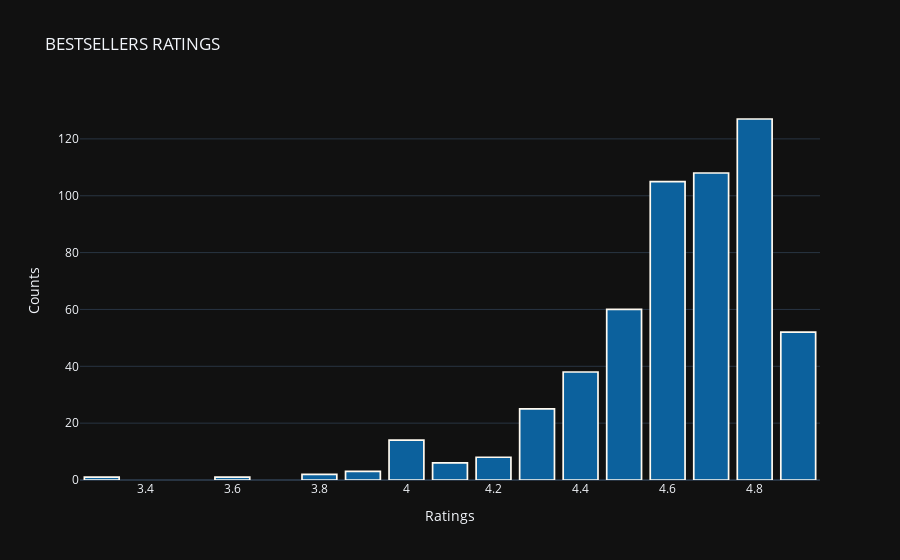
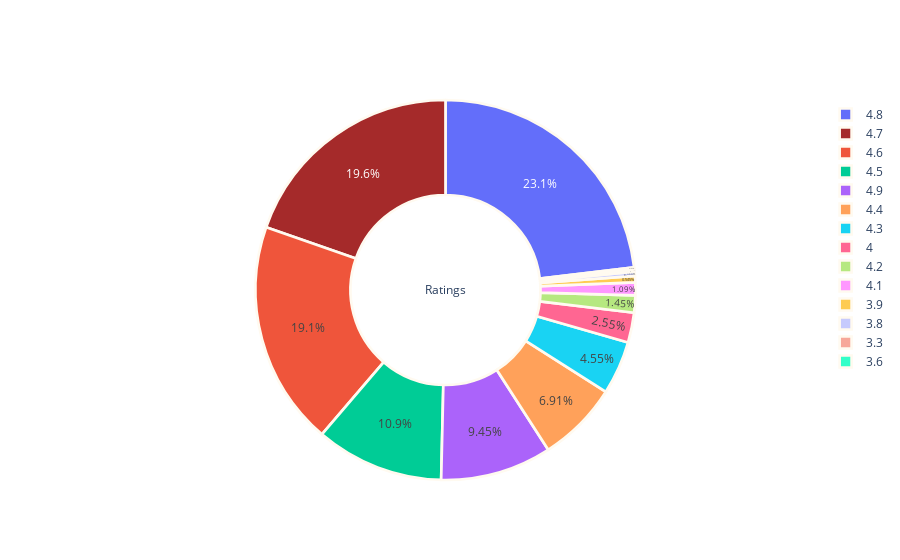

The cell these charts' notebook holds for them, in order:
### Markdown cell above
# BestSellers Ratings

### Code cell
user_ratings = data["User Rating"].value_counts().reset_index()
user_ratings

trace = go.Bar(
                x = user_ratings["index"],
                y = user_ratings["User Rating"],
                marker = dict(color = "#0C619D",
                        line= dict(color = "#FFFAF0" , width =1.7)))
chart_layout = go.Layout(template = "plotly_dark", title = "BESTSELLERS RATINGS", xaxis =dict(title = "Ratings") , yaxis = dict(title = "Counts"))

fig = go.Figure(data = [trace] , layout = chart_layout)
fig.show()


def pie_plot(cnt_srs,colors, title):
    labels=cnt_srs.index
    values=cnt_srs.values
    trace = go.Pie(labels=labels, 
                   values=values, 
                   title=title, 
                   hoverinfo='percent+value+label', 
                   textinfo='percent',
                   textposition='inside',
                   hole=0.5,
                   showlegend=True,
                   marker=dict(colors=colors,
                               line=dict(color='#FFFAF0',
                                         width=2.7),
                              )
                  )
    return trace
print ("**MOST OF THE RATINGS ARE IN THE RANGE OF 4.6 TO 4.8**")


py.iplot([pie_plot(data['User Rating'].value_counts(),['orange red',"brown","deep sky blue"], 'Ratings')])

### Figure 1 — Plotly figure (JSON) as saved in the notebook; plotly's stock layout.template omitted (floating-point values rounded to 4 significant figures)
{"data": [{"marker": {"color": "#0C619D", "line": {"color": "#FFFAF0", "width": 1.7}}, "type": "bar", "x": [4.8, 4.7, 4.6, 4.5, 4.9, 4.4, 4.3, 4, 4.2, 4.1, 3.9, 3.8, 3.3, 3.6], "y": [127, 108, 105, 60, 52, 38, 25, 14, 8, 6, 3, 2, 1, 1]}], "layout": {"title": {"text": "BESTSELLERS RATINGS"}, "xaxis": {"title": {"text": "Ratings"}}, "yaxis": {"title": {"text": "Counts"}}}}

### Figure 2 — Plotly figure (JSON) as saved in the notebook; plotly's stock layout.template omitted (floating-point values rounded to 4 significant figures)
{"data": [{"hole": 0.5, "hoverinfo": "percent+value+label", "labels": [4.8, 4.7, 4.6, 4.5, 4.9, 4.4, 4.3, 4, 4.2, 4.1, 3.9, 3.8, 3.3, 3.6], "marker": {"colors": ["orange red", "brown", "deep sky blue"], "line": {"color": "#FFFAF0", "width": 2.7}}, "showlegend": true, "textinfo": "percent", "textposition": "inside", "title": {"text": "Ratings"}, "type": "pie", "values": [127, 108, 105, 60, 52, 38, 25, 14, 8, 6, 3, 2, 1, 1]}], "layout": {}}
